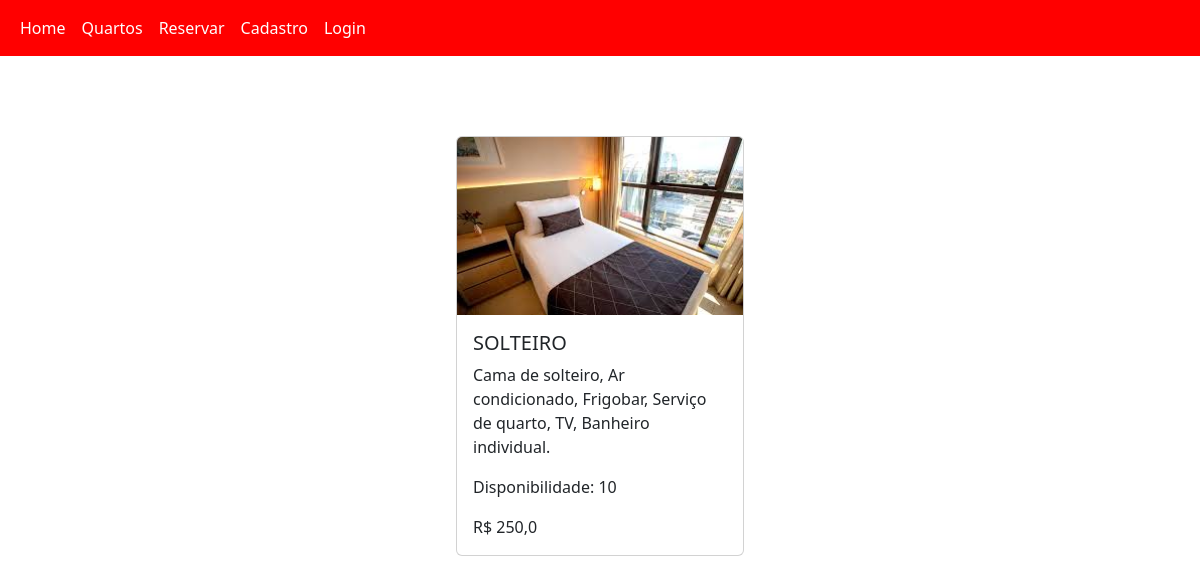
The app's page /quartos, older data.
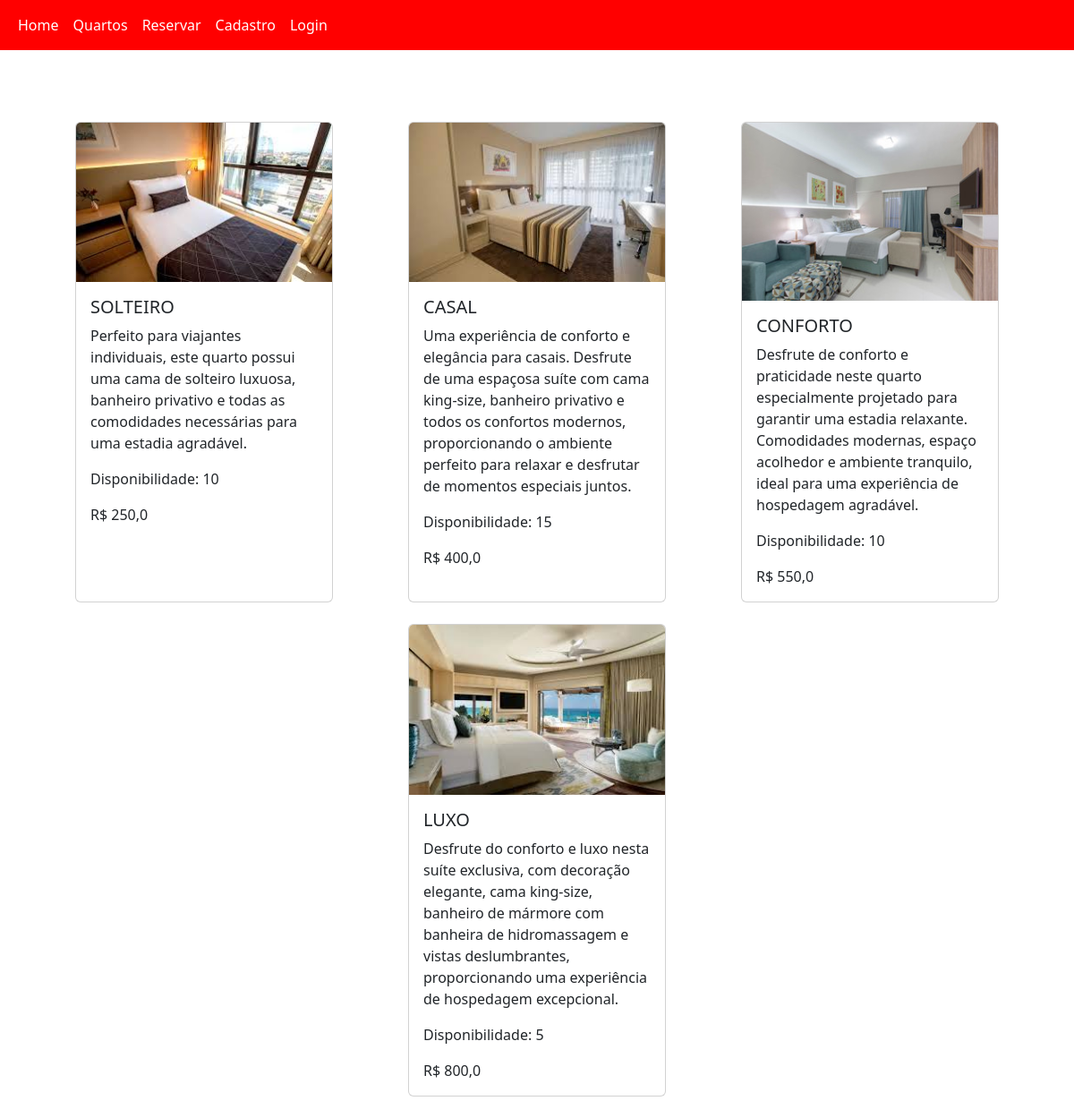
The same page, newer data.
### hotel/models.py (models this page shows, shortened)
class Quarto(models.Model):
    tipo = models.CharField(max_length=15, choices=TIPOS_QUARTOS)
    disponibilidade = models.IntegerField()
    valor = models.FloatField(max_length=4)
    descricao = models.TextField(max_length=255)
    foto_quarto = models.ImageField(upload_to="Foto_Quarto/")

### hotel/views.py (the view)
# urls.py: path('quartos', views.quartos, name="quartos"),
def quartos(request):
    context = {}
    dados_quarto = Quarto.objects.all()
    context["dados_quarto"] = dados_quarto
    return render(request, 'quartos.html', context)

### hotel/templates/quartos.html (shortened to what this page needs)
{% extends 'index.html' %}
{% load static %}
{% block body %}
    <div class="container card-container d-flex flex-wrap justify-content-around">
        {% for item in dados_quarto %}
            <div class="card mb-4">
                <img src="{{ item.foto_quarto.url }}" class="card-img-top" alt="Quarto">
                <div class="card-body">
                    <h5 class="card-title">{{ item.tipo }}</h5>
                    <p class="card-text">{{ item.descricao }}</p>
                    <p class="card-text">Disponibilidade: {{ item.disponibilidade }}</p>
                    <p class="card-text">R$ {{ item.valor }}</p>
                </div>
            </div>
        {% endfor %}
    </div>
{% endblock %}

### templates/index.html (shortened to what this page needs)
{% load static %}
<!DOCTYPE html>
<html lang="pt-br">
<head>
    <link rel="stylesheet" href="{% static 'css/styles.css' %}">
    <link href="https://cdn.jsdelivr.net/npm/bootstrap@5.3.3/dist/css/bootstrap.min.css" rel="stylesheet">
</head>
<body>
    {% include 'nav.html' %}
    {% block body %}
    {% endblock %}
</body>
</html>

### templates/nav.html (shortened to what this page needs)
<nav class="navbar navbar-expand-lg">
  <div class="container-fluid">
    <div class="collapse navbar-collapse" id="navbarNav">
      <ul class="navbar-nav">
        <li class="nav-item">
          <a class="nav-link active" aria-current="page" href="/">Home</a>
        </li>
        <li class="nav-item">
          <a class="nav-link" href="quartos">Quartos</a>
        </li>
        <li class="nav-item">
          <a class="nav-link" href="reserva">Reservar</a>
        </li>
        <li class="nav-item">
          <a class="nav-link" href="cadastro">Cadastro</a>
          <li class="nav-item">
            <a class="nav-link" href="login">Login</a>
          </li>
        </li>
      </ul>
    </div>
  </div>
</nav>

### static/css/styles.css (style rules this page uses)
.navbar { background-color: #FF0000; }
.navbar .nav-link { color: #fff !important; }
.card-container { margin-top: 5rem; }
.card { width: 18rem; }

Row changes from the older to the newer data that the page shows:
changed Quarto "SOLTEIRO": descricao "Cama de solteiro, Ar condicionado, Frigobar, Serviço de quarto, TV, Banheiro individual." → "Perfeito para viajantes individuais, este quarto possui uma cama de solteiro luxuosa, banheiro privativo e todas as comodidades necessárias para uma estadia agradável."
added Quarto: foto_quarto (picture), tipo "CASAL", descricao "Uma experiência de conforto e elegância para casais. Desfrute de uma espaçosa suíte com cama king-size, banheiro privativo e todos os confortos modernos, proporcionando o ambiente perfeito para relaxar e desfrutar de momentos especiais juntos.", disponibilidade "15", valor "400,0"
added Quarto: foto_quarto (picture), tipo "CONFORTO", descricao "Desfrute de conforto e praticidade neste quarto especialmente projetado para garantir uma estadia relaxante. Comodidades modernas, espaço acolhedor e ambiente tranquilo, ideal para uma experiência de hospedagem agradável.", disponibilidade "10", valor "550,0"
added Quarto: foto_quarto (picture), tipo "LUXO", descricao "Desfrute do conforto e luxo nesta suíte exclusiva, com decoração elegante, cama king-size, banheiro de mármore com banheira de hidromassagem e vistas deslumbrantes, proporcionando uma experiência de hospedagem excepcional.", disponibilidade "5", valor "800,0"
